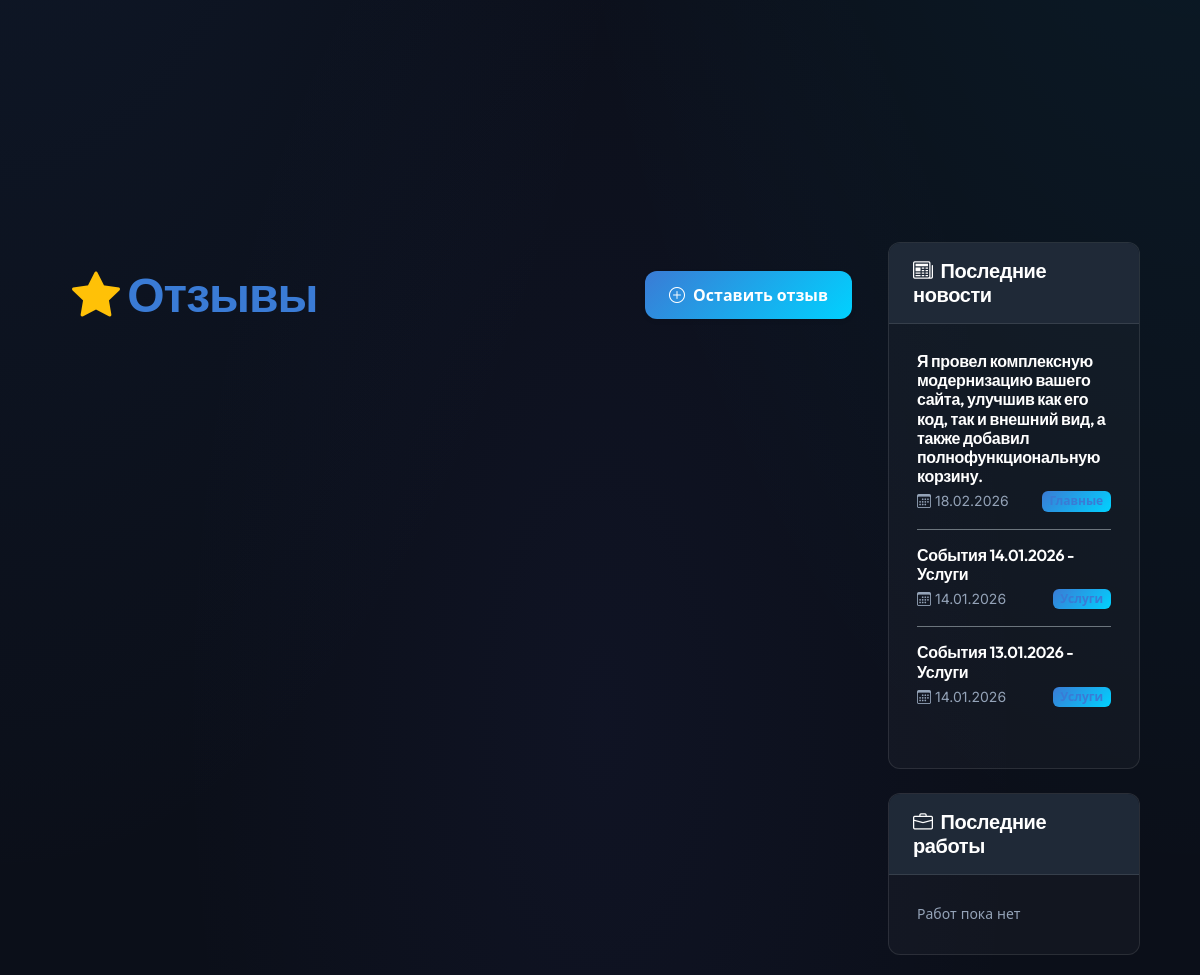
The page /reviews/ (middle part) on the database as committed earlier.
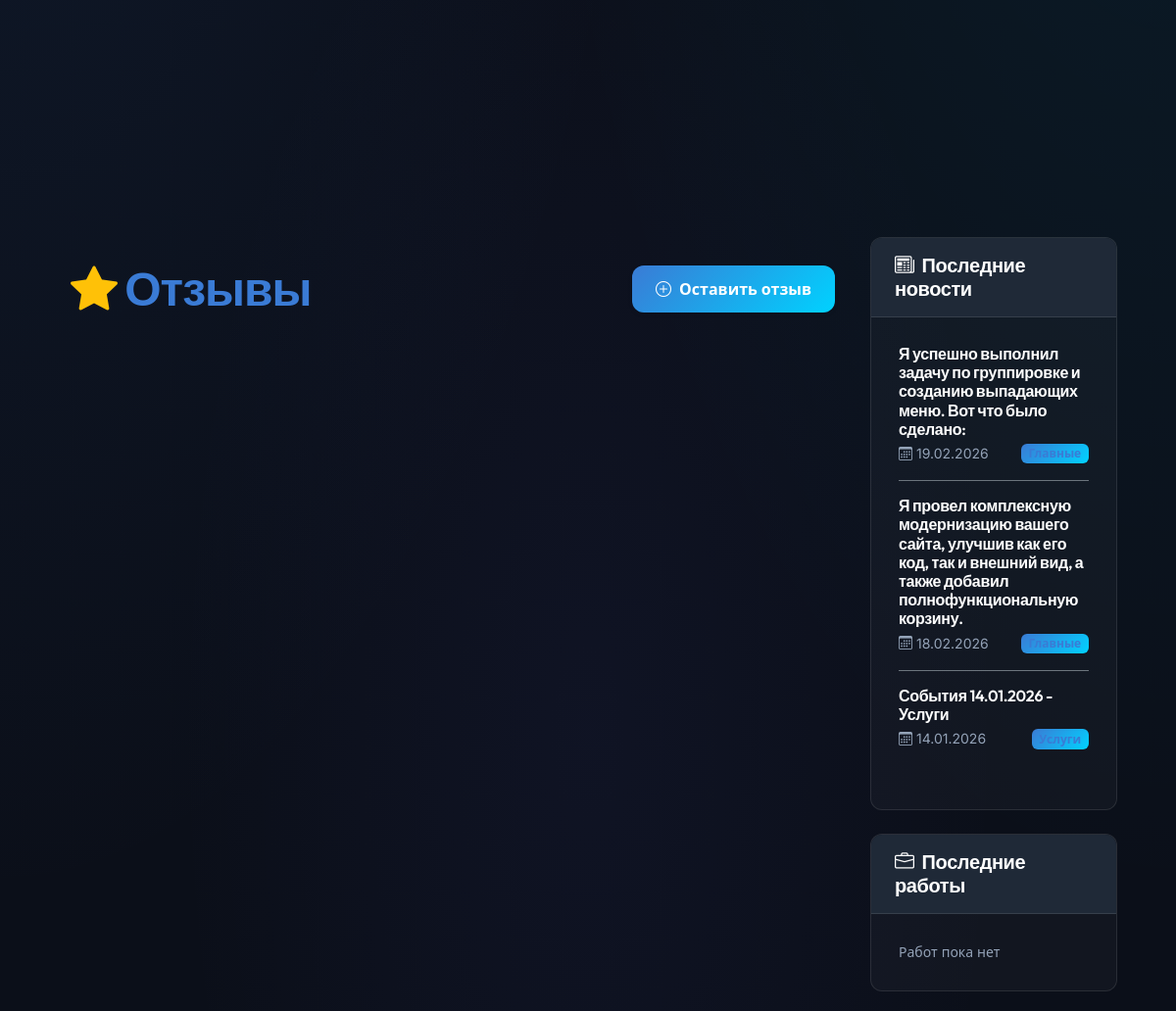
The same page on the database as committed later.
### news/models.py (models this page shows, shortened)
class News(ActiveModel, SEOModel, TimestampModel):
    title = models.CharField(max_length=200, verbose_name="Заголовок")
    slug = models.SlugField(unique=True, verbose_name="URL")
    category = models.ForeignKey(
        NewsCategory, on_delete=models.CASCADE, verbose_name="Категория"
    )
    news_date = models.DateField(
        default=timezone.now,
        verbose_name="Дата новости",
        help_text="Дата, к которой относятся события (год, месяц, день)"
    )
    image = models.ImageField(
        upload_to=RenameUploadTo("news/images/"),
        verbose_name="Изображение",
        blank=True,
        null=True
    )
    content = HTMLField(verbose_name="Контент", default="<p>Контент сайта</p>")
    views = models.IntegerField(default=0, verbose_name="Просмотры")
    class Meta:
        verbose_name = "Новость"
        verbose_name_plural = "Новости"
        ordering = ["-news_date", "-created_at"]
        unique_together = [['category', 'news_date']]

class NewsCategory(ActiveModel, SEOModel, HeaderModel):
    name = models.CharField(max_length=100, verbose_name="Название")
    slug = models.SlugField(unique=True, verbose_name="URL")
    logo = models.ImageField(upload_to=RenameUploadTo("news/categories/"), verbose_name="Логотип")
    description = models.TextField(verbose_name="Описание")
    content = HTMLField(verbose_name="Описание на странице", default="<p>Описание</p>")
    order = models.IntegerField(default=0, verbose_name="Порядок")
    class Meta:
        verbose_name = "Категория новостей"
        verbose_name_plural = "Категории новостей"
        ordering = ["order", "name"]

### reviews/views.py (the view)
# urls.py: path("", views.reviews_list, name="list"),
def reviews_list(request):
    reviews = Review.objects.filter(status="approved").order_by("-created_at")
    return render(request, "reviews/list.html", {"reviews": reviews})

### cart/cart.py (called while the page is built)
    def __len__(self):
        return sum(item['quantity'] for item in self.cart.values())

### cart/context_processors.py (called while the page is built)
def cart(request):
    return {'cart': Cart(request)}

### news/context_processors.py (called while the page is built)
def latest_news(request):
    return {
        "latest_news": News.objects.filter(is_active=True).order_by("-created_at")[:3],
        "categories": NewsCategory.objects.filter(is_active=True).annotate(
            news_count=Count("news")
        )[:10],  # Ограничиваем для производительности
    }

### portfolio/context_processors.py (called while the page is built)
def latest_portfolio(request):
    return {
        "latest_portfolio": Portfolio.objects.filter(is_active=True).order_by(
            "-created_at"
        )[:3]
    }

### portfolio/models.py (called while the page is built)
    def get_absolute_url(self):
        return reverse("portfolio:by_category", kwargs={"category_slug": self.slug})

### reviews/context_processors.py (called while the page is built)
def latest_reviews(request):
    return {
        "latest_reviews": Review.objects.filter(status="approved").order_by("-created_at")[:3]
    }

### reviews/templates/reviews/list.html (shortened to what this page needs)
{% extends 'base.html' %}
{% load static %}
{% block content %}
<div class="container py-4">
    <div class="row">
        <div class="col-12">
            <div class="d-flex justify-content-between align-items-center mb-4">
                <h1 class="display-5 fw-bold text-primary mb-0">
                    <i class="bi bi-star-fill text-warning"></i> Отзывы
                </h1>
                <a href="{% url 'reviews:create' %}" class="btn btn-primary">
                    <i class="bi bi-plus-circle"></i> Оставить отзыв
                </a>
            </div>
            <div class="row">
                {% for review in reviews %}
                <div class="col-md-6 mb-4">
                </div>
                {% endfor %}
            </div>
        </div>
    </div>
</div>
{% endblock %}

### templates/includes/bl_news_sbar.html
<div class="sidebar-card mb-4">
    <div class="sidebar-header">
        <h5 class="mb-0 text-white"><i class="bi bi-newspaper me-2"></i>Последние новости</h5>
    </div>
    <div class="card-body">
        {% for latest in latest_news %}
        <div class="mb-3 pb-3 {% if not forloop.last %}border-bottom border-secondary{% endif %}">
            <h6 class="fw-semibold mb-1">
                <a href="{% url 'news:detail' latest.slug %}" class="text-white text-decoration-none">
                    {{ latest.title }}
                </a>
            </h6>
            <div class="d-flex justify-content-between align-items-center">
                <small class="text-muted">
                    <i class="bi bi-calendar3 me-1"></i>{{ latest.created_at|date:"d.m.Y" }}
                </small>
                <span class="badge bg-primary bg-opacity-20 text-primary">
                    {{ latest.category.name }}
                </span>
            </div>
        </div>
        {% empty %}
        <p class="text-muted mb-0 small">Новости пока не опубликованы</p>
        {% endfor %}
    </div>
</div>

Rows that differ between the two databases and show on the page:
no longer on this page (row unchanged): News: title "События 13.01.2026 - Услуги", created_at "14.01.2026", category.name "Услуги"
added News: title "Я успешно выполнил задачу по группировке и созданию выпадающих меню. Вот что было сделано:", created_at "19.02.2026", category.name "Главные"
